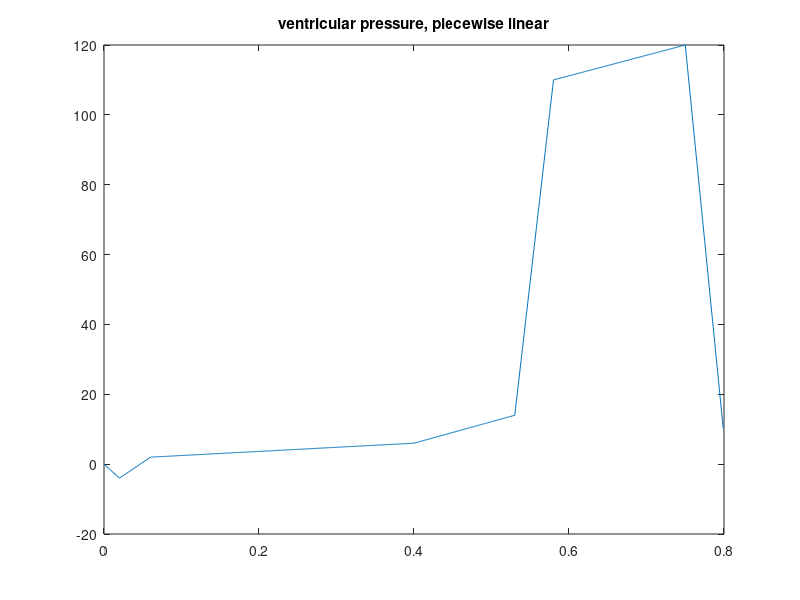
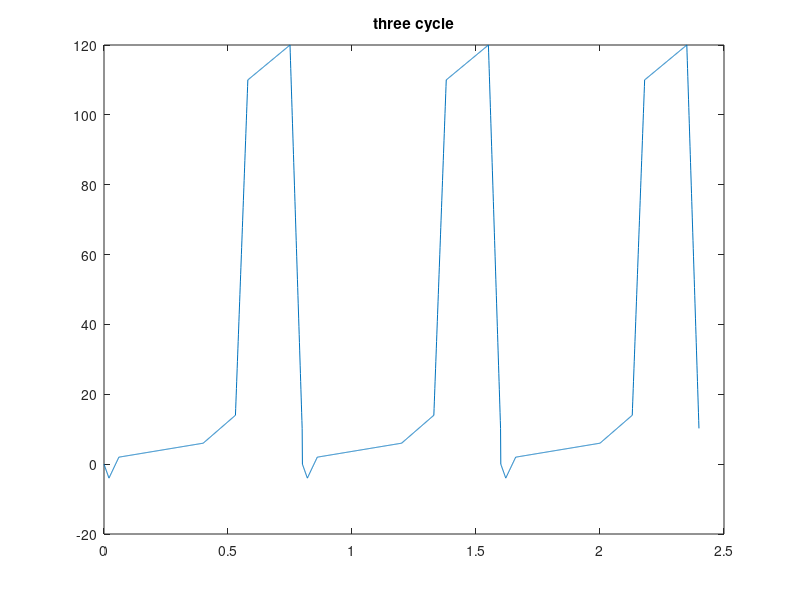
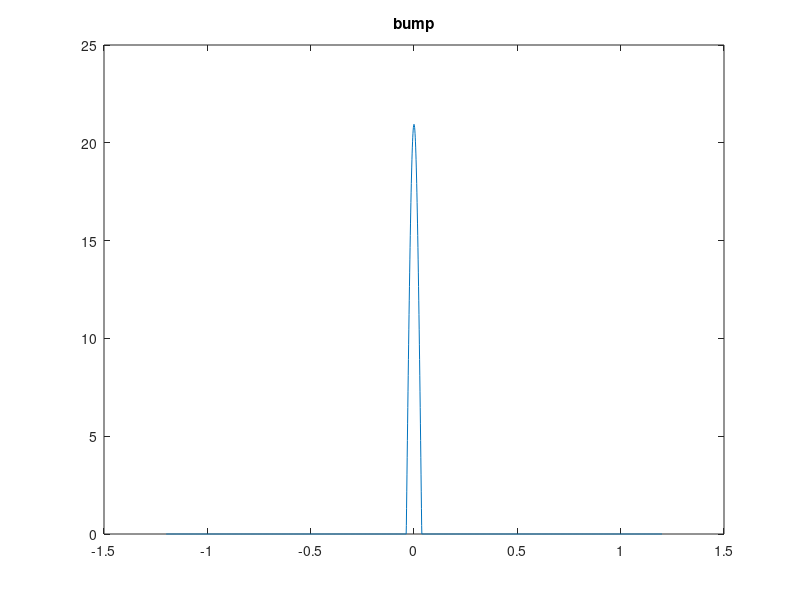
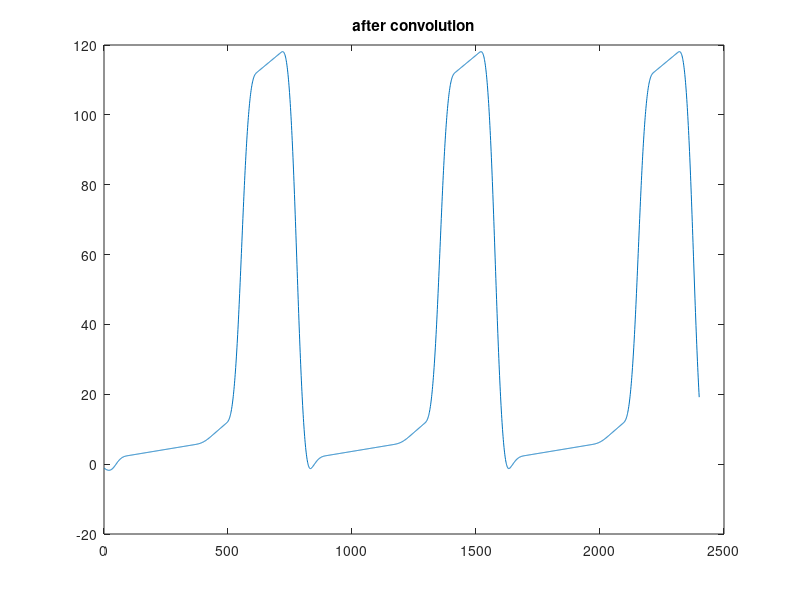

These figures' MATLAB source, in order:


% Taken from beat 1, p. 227, fig 2 
% 'dynamics of left ventricular filling' Edward Yellin 
% In Cardiac Mechanics and Function in the Normal and Diseased Heart 

cycle_length = 0.8; 

points_one_cycle = [0.0,   0; 
0.02, -4; 
0.06, 2; 
0.40, 6; 
0.53, 14; 
0.58, 110; 
0.75, 120; 
cycle_length, 8]; 

dt = 1e-3; 
times = (0:dt:(cycle_length-dt))'; 

n_times = length(times); 

vals = interp1(  points_one_cycle(:,1), points_one_cycle(:,2), times); 

fig = figure; 
plot(times, vals); 
title('ventricular pressure, piecewise linear')


times_three_cycle = [times; times+cycle_length; times+(2*cycle_length)]; 

vals_three_cycle = [vals; vals; vals]; 

fig = figure; 
plot(times_three_cycle, vals_three_cycle)
title('three cycle')

% total width of bump 
L = .15; 

% this should integrate to one 
cos_bump = @(x) (abs(x) <= L/4) .* (pi/L) .* cos( (2*pi/L) * x); 

% want this mesh to be aligned with the previous mesh
% shift by scalar to be approx centered at zero 
mesh_bump = times_three_cycle - times_three_cycle(length(times_three_cycle)/2); 
bump_vals = cos_bump(mesh_bump); 

fig = figure; 
plot(mesh_bump, bump_vals); 
title('bump'); 

approx_integral = dt * sum(bump_vals)  

integral_by_quad = quad(cos_bump, -1,1); 


smoothed = dt*conv(vals_three_cycle, bump_vals, 'same'); 

fig = figure; 
plot(smoothed); 
title('after convolution')

smoothed_one_cycle = smoothed( (n_times+1) : (2*n_times)); 

fig = figure; 
plot(times, smoothed_one_cycle ); 
title('after convolution, one cycle')


